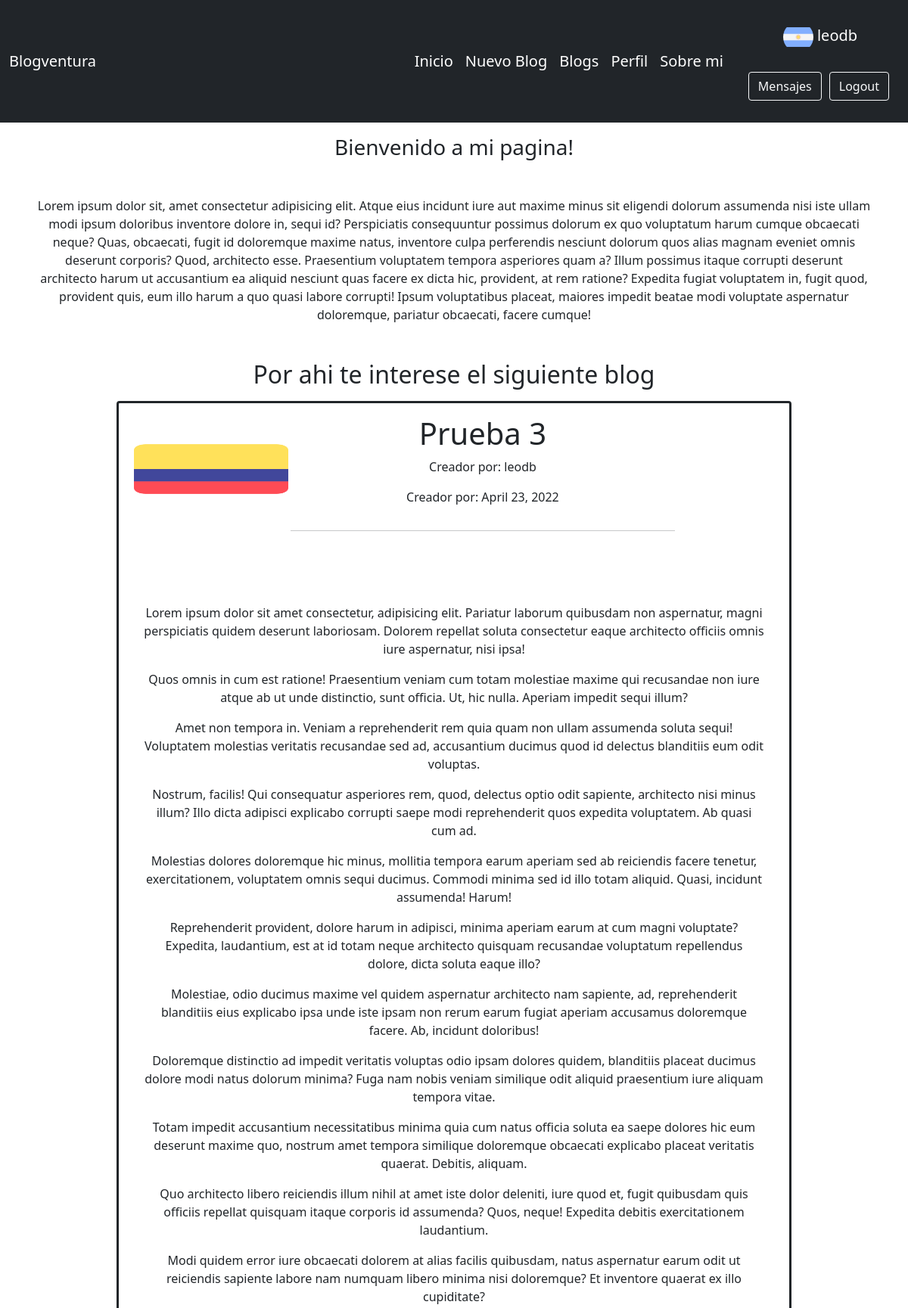
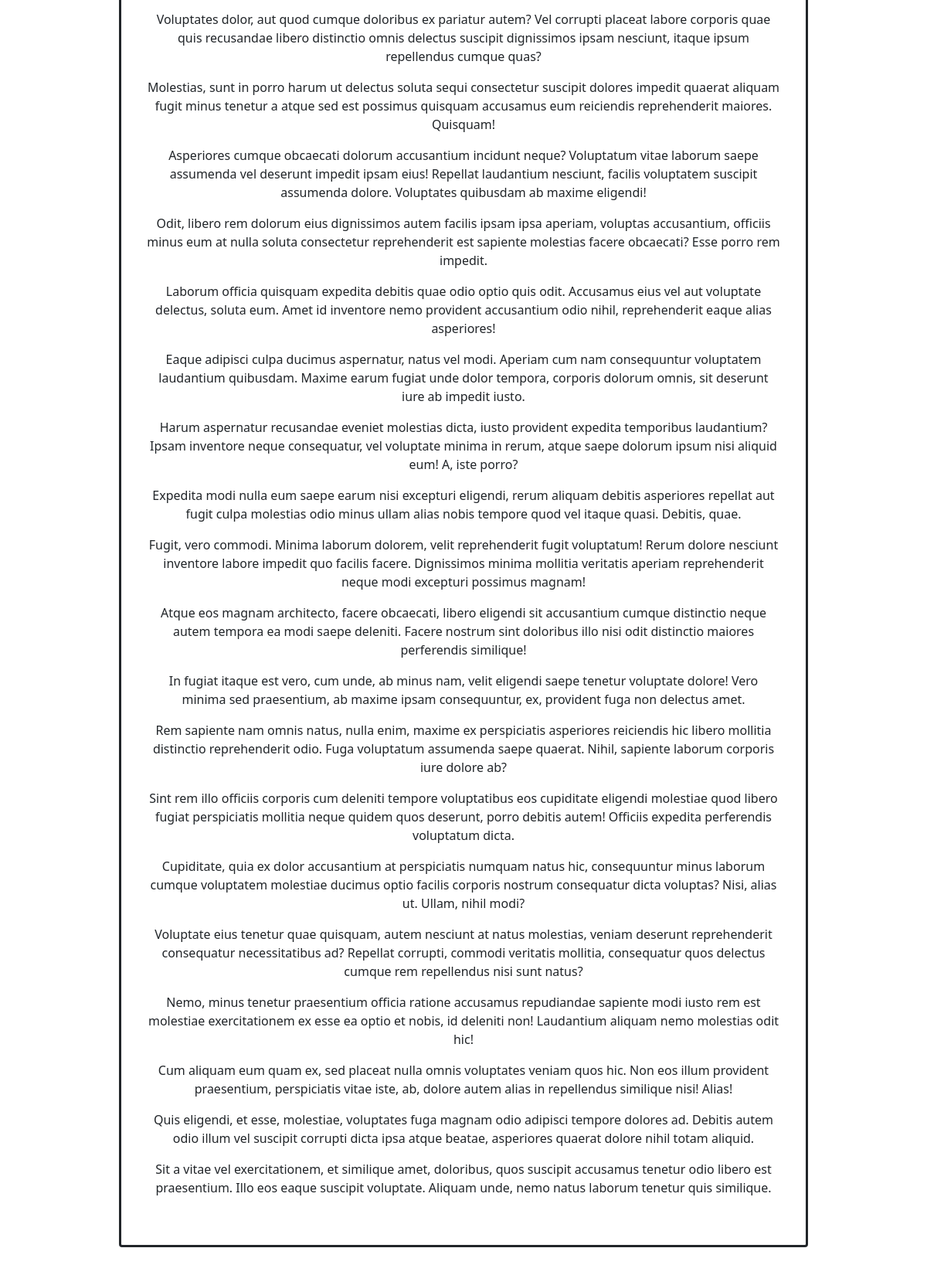
The app's page / (signed in, upper part) with its own data (2 pictures, top to bottom).
### App/models.py (models this page shows)
class Blog(models.Model):
    titulo = models.CharField(max_length=40)
    creador = models.CharField(max_length=40,blank=True)
    contenido = RichTextField()
    creacion = models.DateField(auto_now=True)
    foto = models.ImageField(upload_to="avatars", null=True, blank = True)
    subtitulo = models.CharField(max_length=40)
    def __str__(self):
        return f"{self.titulo, self.id, self.creador, self.contenido}"

### App/views.py (the view)
# urls.py: path("", views.random_blog, name = "inicio"),
def random_blog(request):
    avatares = Avatar.objects.filter(user_id=request.user.username)
    rblog = list(Blog.objects.all())
    print(rblog)
    if request.user.is_authenticated:
        if len(rblog) > 4:
            rblog = random.sample(rblog,5)
            return render (request, "App/inicioSinBlogs.html", {"rblog": rblog[0], "rcreador":rblog[1], "rcontenido":rblog[2], "rcreacion":rblog[3], "rfoto":rblog[0].foto.url, "url": avatares[0].imagen.url})
        else:
            return render(request, "App/inicioConBLogs.html", {"url": avatares[0].imagen.url})
    else:
        if len(rblog) > 4:
            rblog = random.sample(rblog,5)
            return render (request, "App/inicioSinBlogs.html", {"rblog": rblog[0], "rcreador":rblog[1], "rcontenido":rblog[2],"rfoto":rblog[4],  "rcreacion":rblog[3], "rfoto":rblog[0].foto.url})
        else:
            return render(request, "App/inicioConBLogs.html")

### App/templates/App/inicioSinBlogs.html
{% extends 'App/padre.html' %}
{% load static %}
{% block cambiante %}
<P><h3>Bienvenido a mi pagina!</h3></P>
<p style="margin: 4%;">Lorem ipsum dolor sit, amet consectetur adipisicing elit. Atque eius incidunt iure aut maxime minus sit eligendi dolorum assumenda nisi iste ullam modi ipsum doloribus inventore dolore in, sequi id?
Perspiciatis consequuntur possimus dolorum ex quo voluptatum harum cumque obcaecati neque? Quas, obcaecati, fugit id doloremque maxime natus, inventore culpa perferendis nesciunt dolorum quos alias magnam eveniet omnis deserunt corporis?
Quod, architecto esse. Praesentium voluptatem tempora asperiores quam a? Illum possimus itaque corrupti deserunt architecto harum ut accusantium ea aliquid nesciunt quas facere ex dicta hic, provident, at rem ratione?
Expedita fugiat voluptatem in, fugit quod, provident quis, eum illo harum a quo quasi labore corrupti! Ipsum voluptatibus placeat, maiores impedit beatae modi voluptate aspernatur doloremque, pariatur obcaecati, facere cumque!</p>
<p><h2>Por ahi te interese el siguiente blog</h2></p>
<article>
    <div class="container bcontent  ">
        <div class="card border border-3 border-dark" style="width: 80%; margin: 1%;" >
            <div class="row no-gutters">
                <div class="col-sm-3">
                    <img class="card-img" src="{{rfoto}}" width="50px" height="100px"  style=" margin-top: 18%; margin-left: 10%; ">
                </div>
                <div class="col-sm-7">
                    <div class="card-body">
                        <h1 class="card-title">{{rblog.titulo}}</h1>
                        <p class="card-text">Creador por: {{rblog.creador}}</p>
                        <p class="card-text">Creador por: {{rblog.creacion}}</p>
                    </div>
                    <hr>
                </div>
                <div style="padding-left: 5%; padding-right: 5%; padding-bottom: 5%;">
                <p>{{rblog.contenido | safe}}</p>
                </div>
            </div>
        </div>
    </div>
</article>
{% endblock cambiante %}

### App/templates/App/padre.html (shortened to what this page needs)
<!DOCTYPE html>
<html lang="en">
    <head>
        {% load static %}
        <link href="https://cdn.jsdelivr.net/npm/bootstrap@5.0.2/dist/css/bootstrap.min.css" rel="stylesheet">
        <link href="{% static 'App/css/styles.css'%}" rel="stylesheet" />
    </head>
    <body>
        <nav class="navbar navbar-expand-lg navbar-dark bg-dark">
            <div class="container">
                <a class="navbar-brand" href="#!">Blogventura</a>
                <div class="collapse navbar-collapse" id="navbarSupportedContent">
                    <ul class="navbar-nav ms-auto mb-2 mb-lg-0">
                        {% if request.user.is_authenticated %}
                        <a class="navbar-brand" href="{% url 'Inicio'%}">Inicio</a>
                        <a class="navbar-brand" href="{% url 'Crear'%}">Nuevo Blog</a>
                        <a class="navbar-brand" href="{% url 'leerblogs'%}">Blogs</a>
                        <a class="navbar-brand" href="{% url 'Perfil'%}">Perfil</a>
                        <a class="navbar-brand" href="{% url 'About'%}">Sobre mi</a>
                        {% endif %}
                    </ul>
                </div>
            </div>
                    <div>
                        <center>
                        {% if not request.user.is_authenticated %}
                            <a class="navbar-brand" href="{% url 'Inicio'%}">Inicio</a>
                            <a class="navbar-brand" href="{% url 'leerblogs'%}">Blogs</a>
                            <a class="navbar-brand" href="{% url 'About'%}">Sobre mi</a>
                            <a class="navbar-brand" href="{% url 'register'%}">Registro</a>
                            <a class="navbar-brand "  href="{% url 'login'%}">Iniciar sesion</a>
                        {% else %}
                            <div >
                            <p><p class="navbar-brand"><img style="border-radius: 1500px;" src="{{url}}" width="40px"> {{request.user.username}}</p>
                            <p class="navbar-brand" style=" padding-top: 15px; margin-right: 20px; padding: 5px; "> <a style="margin-right: 10px;" class="btn btn-outline-light"  href="{% url 'mensajeria'%}">Mensajes <a class="btn btn-outline-light"  href="{% url 'logout'%}">Logout</a></a></p>
                            </div>
                        {% endif %}
                        </center>
                    </div>
        </nav>
        <center class="mb-5">
            {% block cambiante %}
            {% endblock cambiante %}
        </center>
    </body>
</html>

### records on screen
Blog: titulo "Prueba 3", creador "leodb", creacion "April 23, 2022", contenido "Lorem ipsum dolor sit amet consectetur, adipisicing elit. Pariatur laborum quibusdam non aspernatur, magni perspiciatis quidem deserunt laboriosam. Dolorem repellat soluta consectetur eaque architecto officiis omnis iure aspernatur, nisi ipsa! Quos omnis in cum est ratione! Praesentium veniam cum totam molestiae maxime qui recusandae non iure atque ab ut unde distinctio, sunt officia. Ut, hic nulla. Aperiam impedit sequi illum? Amet non tempora in. Veniam a reprehenderit rem quia quam non ullam assumenda soluta sequi! Voluptatem molestias veritatis recusandae sed ad, accusantium ducimus quod id delectus blanditiis eum odit voluptas. Nostrum, facilis! Qui consequatur asperiores rem, quod,…"

### other values on screen
{{ request.user.username }} "leodb"
